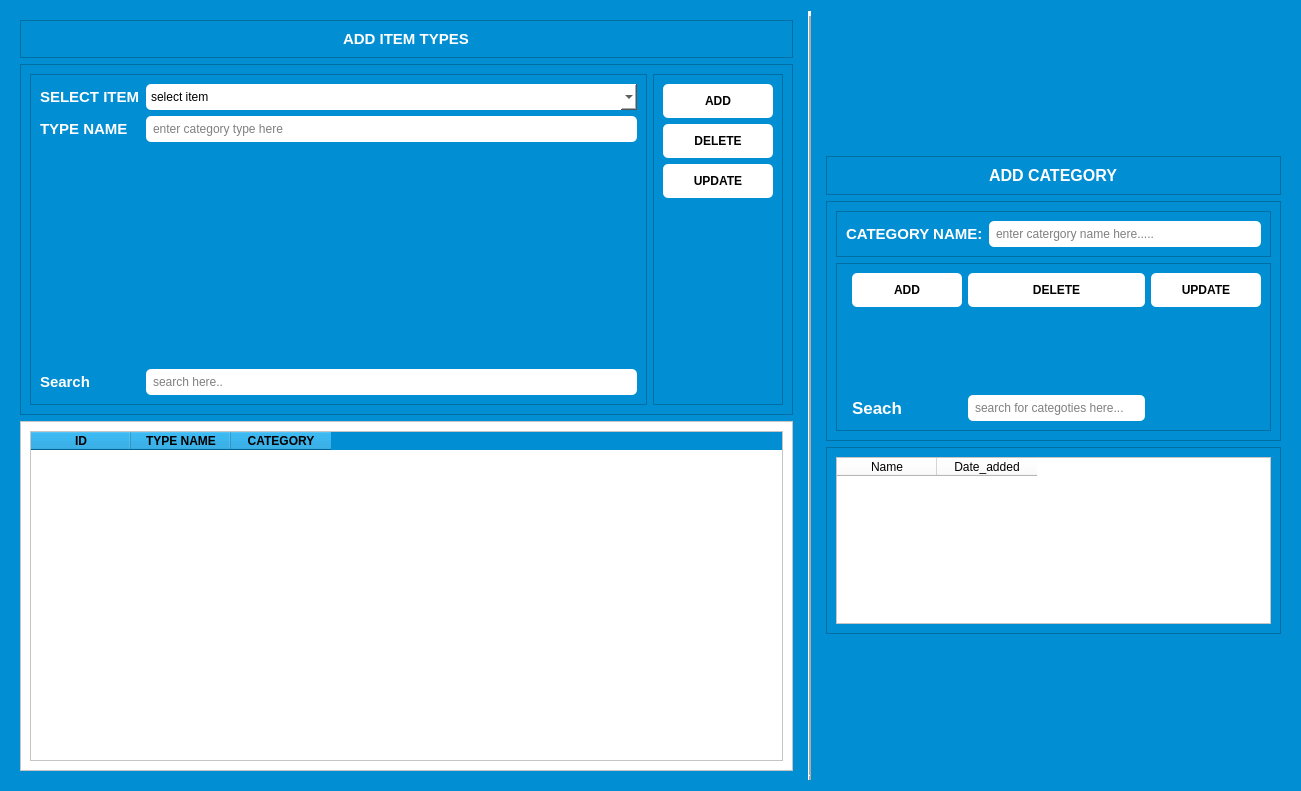
<?xml version="1.0" encoding="UTF-8"?>
<ui version="4.0">
 <class>Form</class>
 <widget class="QWidget" name="Form">
  <property name="geometry">
   <rect>
    <x>0</x>
    <y>0</y>
    <width>1301</width>
    <height>791</height>
   </rect>
  </property>
  <property name="windowTitle">
   <string>Form</string>
  </property>
  <property name="styleSheet">
   <string notr="true">/*background-color: rgb(88, 162, 157);*/
background-color: rgb(1, 142, 210);
color: rgb(255, 255, 255);</string>
  </property>
  <layout class="QHBoxLayout" name="horizontalLayout_4">
   <item>
    <widget class="QWidget" name="item_type" native="true">
     <layout class="QVBoxLayout" name="verticalLayout_6">
      <item>
       <widget class="QFrame" name="frame">
        <property name="frameShape">
         <enum>QFrame::StyledPanel</enum>
        </property>
        <property name="frameShadow">
         <enum>QFrame::Raised</enum>
        </property>
        <layout class="QVBoxLayout" name="verticalLayout">
         <item alignment="Qt::AlignHCenter">
          <widget class="QLabel" name="label">
           <property name="maximumSize">
            <size>
             <width>200</width>
             <height>16777215</height>
            </size>
           </property>
           <property name="font">
            <font>
             <pointsize>11</pointsize>
             <bold>true</bold>
            </font>
           </property>
           <property name="text">
            <string>ADD ITEM TYPES</string>
           </property>
          </widget>
         </item>
        </layout>
       </widget>
      </item>
      <item>
       <widget class="QFrame" name="frame_2">
        <property name="styleSheet">
         <string notr="true">QComboBox{
	background-color: rgb(255, 255, 255);
	border-radius: 5px;
	padding: 5px;
	color: rgb(0, 0, 0);
}

QLineEdit{
	background-color: rgb(255, 255, 255);
	border-radius: 5px;
	padding: 5px;
	color: rgb(0, 0, 0);
}

QPushButton{
	background-color: rgb(255, 255, 255);
	border-radius: 5px;
	padding: 10px;
	color: rgb(0, 0, 0);
	width: 90px;
	font-weight: 900;
}</string>
        </property>
        <property name="frameShape">
         <enum>QFrame::StyledPanel</enum>
        </property>
        <property name="frameShadow">
         <enum>QFrame::Raised</enum>
        </property>
        <layout class="QHBoxLayout" name="horizontalLayout_3">
         <item>
          <widget class="QFrame" name="frame_4">
           <property name="frameShape">
            <enum>QFrame::StyledPanel</enum>
           </property>
           <property name="frameShadow">
            <enum>QFrame::Raised</enum>
           </property>
           <layout class="QGridLayout" name="gridLayout_3">
            <item row="0" column="0">
             <layout class="QGridLayout" name="gridLayout_2">
              <item row="0" column="1">
               <widget class="QComboBox" name="select_category">
                <property name="styleSheet">
                 <string notr="true"/>
                </property>
                <property name="placeholderText">
                 <string>select item</string>
                </property>
               </widget>
              </item>
              <item row="3" column="0">
               <widget class="QLabel" name="label_7">
                <property name="font">
                 <font>
                  <pointsize>11</pointsize>
                  <bold>true</bold>
                 </font>
                </property>
                <property name="text">
                 <string>Search</string>
                </property>
               </widget>
              </item>
              <item row="1" column="1">
               <widget class="QLineEdit" name="category_type_name">
                <property name="placeholderText">
                 <string>enter category type here</string>
                </property>
               </widget>
              </item>
              <item row="0" column="0">
               <widget class="QLabel" name="label_5">
                <property name="font">
                 <font>
                  <pointsize>11</pointsize>
                  <bold>true</bold>
                 </font>
                </property>
                <property name="text">
                 <string>SELECT ITEM</string>
                </property>
               </widget>
              </item>
              <item row="1" column="0">
               <widget class="QLabel" name="label_6">
                <property name="font">
                 <font>
                  <pointsize>11</pointsize>
                  <bold>true</bold>
                 </font>
                </property>
                <property name="text">
                 <string>TYPE NAME</string>
                </property>
               </widget>
              </item>
              <item row="3" column="1">
               <widget class="QLineEdit" name="search_item_type_bar">
                <property name="placeholderText">
                 <string>search here..</string>
                </property>
               </widget>
              </item>
              <item row="2" column="1">
               <spacer name="verticalSpacer_3">
                <property name="orientation">
                 <enum>Qt::Vertical</enum>
                </property>
                <property name="sizeHint" stdset="0">
                 <size>
                  <width>20</width>
                  <height>40</height>
                 </size>
                </property>
               </spacer>
              </item>
             </layout>
            </item>
           </layout>
          </widget>
         </item>
         <item>
          <widget class="QFrame" name="frame_5">
           <property name="frameShape">
            <enum>QFrame::StyledPanel</enum>
           </property>
           <property name="frameShadow">
            <enum>QFrame::Raised</enum>
           </property>
           <layout class="QFormLayout" name="formLayout_3">
            <item row="0" column="0">
             <layout class="QFormLayout" name="formLayout_2">
              <item row="0" column="0">
               <widget class="QPushButton" name="add_item_type">
                <property name="text">
                 <string>ADD</string>
                </property>
                <property name="icon">
                 <iconset resource="../static.qrc">
                  <normaloff>:/logo/images/plus_48px.png</normaloff>:/logo/images/plus_48px.png</iconset>
                </property>
                <property name="iconSize">
                 <size>
                  <width>32</width>
                  <height>32</height>
                 </size>
                </property>
               </widget>
              </item>
              <item row="1" column="0">
               <widget class="QPushButton" name="delete_item_type">
                <property name="text">
                 <string>DELETE</string>
                </property>
                <property name="icon">
                 <iconset resource="../static.qrc">
                  <normaloff>:/logo/images/delete_100px.png</normaloff>:/logo/images/delete_100px.png</iconset>
                </property>
                <property name="iconSize">
                 <size>
                  <width>32</width>
                  <height>32</height>
                 </size>
                </property>
               </widget>
              </item>
              <item row="2" column="0">
               <widget class="QPushButton" name="edit_item_type">
                <property name="text">
                 <string>UPDATE</string>
                </property>
                <property name="icon">
                 <iconset resource="../static.qrc">
                  <normaloff>:/logo/images/update_left_rotation_64px.png</normaloff>:/logo/images/update_left_rotation_64px.png</iconset>
                </property>
                <property name="iconSize">
                 <size>
                  <width>32</width>
                  <height>32</height>
                 </size>
                </property>
               </widget>
              </item>
             </layout>
            </item>
           </layout>
          </widget>
         </item>
        </layout>
       </widget>
      </item>
      <item>
       <widget class="QFrame" name="frame_3">
        <property name="styleSheet">
         <string notr="true">#frame_3{
	background-color: rgb(255, 255, 255);
}

QTableWidget{
	background-color: rgb(255, 255, 255);
	color: rgb(0, 0, 0);
	
}</string>
        </property>
        <property name="frameShape">
         <enum>QFrame::StyledPanel</enum>
        </property>
        <property name="frameShadow">
         <enum>QFrame::Raised</enum>
        </property>
        <layout class="QVBoxLayout" name="verticalLayout_2">
         <item>
          <widget class="QTableWidget" name="table_item_type_display">
           <property name="styleSheet">
            <string notr="true">color: rgb(0, 0, 0);</string>
           </property>
           <column>
            <property name="text">
             <string>ID</string>
            </property>
            <property name="font">
             <font>
              <bold>true</bold>
             </font>
            </property>
           </column>
           <column>
            <property name="text">
             <string>TYPE NAME</string>
            </property>
            <property name="font">
             <font>
              <bold>true</bold>
             </font>
            </property>
           </column>
           <column>
            <property name="text">
             <string>CATEGORY</string>
            </property>
            <property name="font">
             <font>
              <bold>true</bold>
             </font>
            </property>
           </column>
          </widget>
         </item>
        </layout>
       </widget>
      </item>
     </layout>
    </widget>
   </item>
   <item>
    <widget class="Line" name="line">
     <property name="font">
      <font>
       <bold>true</bold>
      </font>
     </property>
     <property name="autoFillBackground">
      <bool>false</bool>
     </property>
     <property name="styleSheet">
      <string notr="true">background-color: rgb(255, 255, 255);</string>
     </property>
     <property name="frameShadow">
      <enum>QFrame::Raised</enum>
     </property>
     <property name="lineWidth">
      <number>5</number>
     </property>
     <property name="orientation">
      <enum>Qt::Vertical</enum>
     </property>
    </widget>
   </item>
   <item>
    <widget class="QWidget" name="item_category" native="true">
     <property name="maximumSize">
      <size>
       <width>473</width>
       <height>496</height>
      </size>
     </property>
     <layout class="QVBoxLayout" name="verticalLayout_5">
      <item>
       <widget class="QFrame" name="frame_6">
        <property name="frameShape">
         <enum>QFrame::StyledPanel</enum>
        </property>
        <property name="frameShadow">
         <enum>QFrame::Raised</enum>
        </property>
        <layout class="QHBoxLayout" name="horizontalLayout">
         <item alignment="Qt::AlignHCenter">
          <widget class="QLabel" name="label_2">
           <property name="maximumSize">
            <size>
             <width>138</width>
             <height>16777215</height>
            </size>
           </property>
           <property name="font">
            <font>
             <pointsize>12</pointsize>
             <bold>true</bold>
            </font>
           </property>
           <property name="text">
            <string>ADD CATEGORY</string>
           </property>
          </widget>
         </item>
        </layout>
       </widget>
      </item>
      <item>
       <widget class="QFrame" name="frame_7">
        <property name="styleSheet">
         <string notr="true">
QLineEdit{
	background-color: rgb(255, 255, 255);
	border-radius: 5px;
	padding: 5px;
	color: rgb(0, 0, 0);
}

QPushButton{
	background-color: rgb(255, 255, 255);
	border-radius: 5px;
	padding: 10px;
	color: rgb(0, 0, 0);
	width: 90px;
	font-weight: 900;
}</string>
        </property>
        <property name="frameShape">
         <enum>QFrame::StyledPanel</enum>
        </property>
        <property name="frameShadow">
         <enum>QFrame::Raised</enum>
        </property>
        <layout class="QVBoxLayout" name="verticalLayout_3">
         <item>
          <widget class="QFrame" name="frame_10">
           <property name="frameShape">
            <enum>QFrame::StyledPanel</enum>
           </property>
           <property name="frameShadow">
            <enum>QFrame::Raised</enum>
           </property>
           <layout class="QHBoxLayout" name="horizontalLayout_2">
            <item>
             <widget class="QLabel" name="label_3">
              <property name="font">
               <font>
                <pointsize>11</pointsize>
                <bold>true</bold>
               </font>
              </property>
              <property name="text">
               <string>CATEGORY NAME:</string>
              </property>
             </widget>
            </item>
            <item>
             <widget class="QLineEdit" name="category_name">
              <property name="placeholderText">
               <string>enter catergory name here.....</string>
              </property>
             </widget>
            </item>
           </layout>
          </widget>
         </item>
         <item>
          <widget class="QFrame" name="frame_9">
           <property name="frameShape">
            <enum>QFrame::StyledPanel</enum>
           </property>
           <property name="frameShadow">
            <enum>QFrame::Raised</enum>
           </property>
           <layout class="QFormLayout" name="formLayout_4">
            <item row="1" column="1">
             <layout class="QGridLayout" name="gridLayout">
              <item row="1" column="2">
               <widget class="QPushButton" name="edit_category">
                <property name="text">
                 <string>UPDATE</string>
                </property>
                <property name="icon">
                 <iconset resource="../static.qrc">
                  <normaloff>:/logo/images/update_left_rotation_64px.png</normaloff>:/logo/images/update_left_rotation_64px.png</iconset>
                </property>
                <property name="iconSize">
                 <size>
                  <width>32</width>
                  <height>32</height>
                 </size>
                </property>
               </widget>
              </item>
              <item row="4" column="1">
               <widget class="QLineEdit" name="search_category_bar">
                <property name="placeholderText">
                 <string>search for categoties here...</string>
                </property>
               </widget>
              </item>
              <item row="1" column="1">
               <widget class="QPushButton" name="delete_category">
                <property name="text">
                 <string>DELETE</string>
                </property>
                <property name="icon">
                 <iconset resource="../static.qrc">
                  <normaloff>:/logo/images/delete_100px.png</normaloff>:/logo/images/delete_100px.png</iconset>
                </property>
                <property name="iconSize">
                 <size>
                  <width>32</width>
                  <height>32</height>
                 </size>
                </property>
               </widget>
              </item>
              <item row="4" column="0">
               <widget class="QLabel" name="label_4">
                <property name="font">
                 <font>
                  <pointsize>13</pointsize>
                  <bold>true</bold>
                 </font>
                </property>
                <property name="text">
                 <string>Seach</string>
                </property>
               </widget>
              </item>
              <item row="2" column="1">
               <spacer name="verticalSpacer_2">
                <property name="orientation">
                 <enum>Qt::Vertical</enum>
                </property>
                <property name="sizeHint" stdset="0">
                 <size>
                  <width>20</width>
                  <height>49</height>
                 </size>
                </property>
               </spacer>
              </item>
              <item row="1" column="0">
               <widget class="QPushButton" name="add_categoty">
                <property name="text">
                 <string>ADD</string>
                </property>
                <property name="icon">
                 <iconset resource="../static.qrc">
                  <normaloff>:/logo/images/plus_48px.png</normaloff>:/logo/images/plus_48px.png</iconset>
                </property>
                <property name="iconSize">
                 <size>
                  <width>32</width>
                  <height>32</height>
                 </size>
                </property>
               </widget>
              </item>
              <item row="3" column="1">
               <spacer name="verticalSpacer">
                <property name="orientation">
                 <enum>Qt::Vertical</enum>
                </property>
                <property name="sizeHint" stdset="0">
                 <size>
                  <width>20</width>
                  <height>59</height>
                 </size>
                </property>
               </spacer>
              </item>
             </layout>
            </item>
           </layout>
          </widget>
         </item>
        </layout>
       </widget>
      </item>
      <item>
       <widget class="QFrame" name="frame_8">
        <property name="frameShape">
         <enum>QFrame::StyledPanel</enum>
        </property>
        <property name="frameShadow">
         <enum>QFrame::Raised</enum>
        </property>
        <layout class="QVBoxLayout" name="verticalLayout_4">
         <item>
          <widget class="QTableWidget" name="categor_table_display">
           <property name="styleSheet">
            <string notr="true">color: rgb(0, 0, 0);
background-color: rgb(255, 255, 255);
font: 700 9pt &quot;Segoe UI&quot;;</string>
           </property>
           <column>
            <property name="text">
             <string>Name</string>
            </property>
           </column>
           <column>
            <property name="text">
             <string>Date_added</string>
            </property>
           </column>
          </widget>
         </item>
        </layout>
       </widget>
      </item>
     </layout>
    </widget>
   </item>
  </layout>
 </widget>
 <resources>
  <include location="../static.qrc"/>
 </resources>
 <connections/>
</ui>
